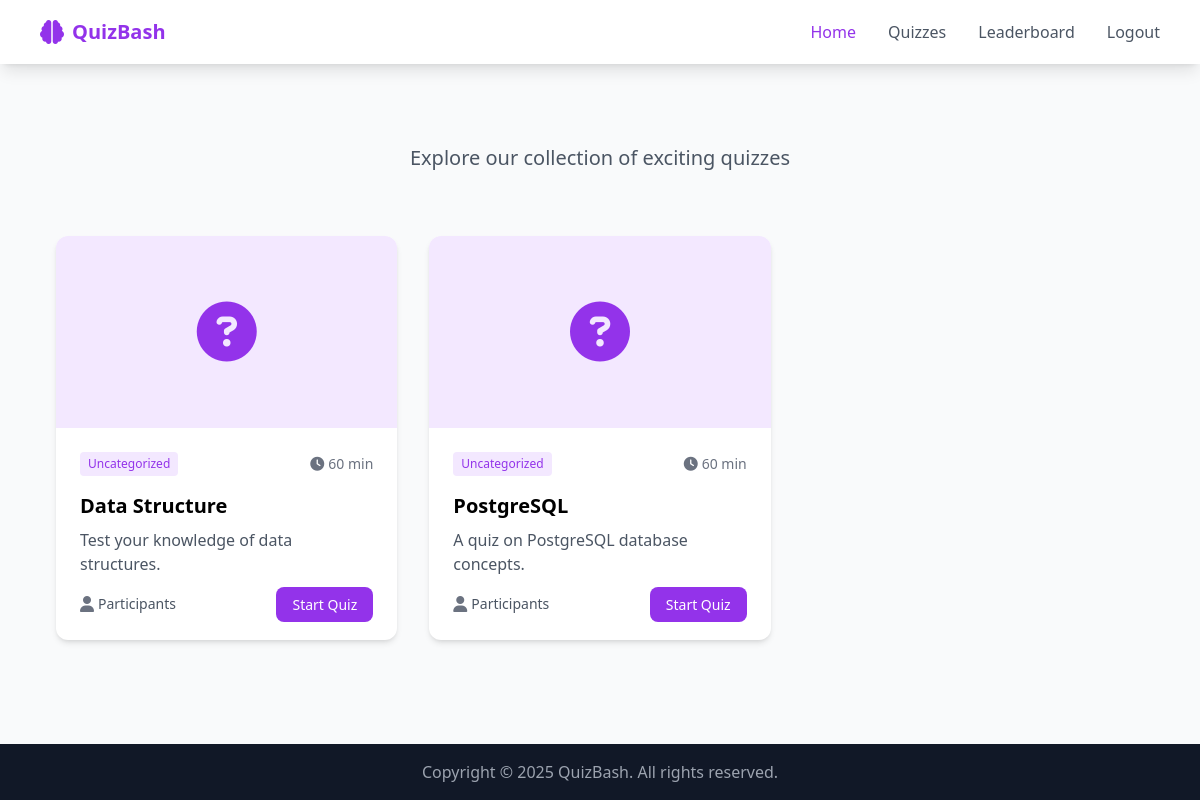
/quizzes/ (signed in), run on the app's committed database.
### quiz/models.py (models this page shows, shortened)
class Quiz(models.Model):
    title = models.CharField(max_length=255)
    description = models.TextField(blank=True)
    time_limit = models.IntegerField(help_text="Time limit in seconds")
    category = models.ForeignKey(
        Category, on_delete=models.SET_NULL, null=True, blank=True
    )

### quiz/views.py (the view)
# urls.py: path("quizzes/", views.quiz_list, name="quiz_list"),
@login_required
def quiz_list(request):
    quizzes = Quiz.objects.filter(assignedquiz__user=request.user)
    return render(
        request,
        "quiz/quiz_list.html",
        {
            "quizzes": quizzes,
        },
    )

### quiz/templatetags/custom_filters.py (called while the page is built)
@register.filter
def div(value, arg):
    try:
        return int(value) // int(arg)
    except (ValueError, ZeroDivisionError):
        return None

### quiz/templates/quiz/quiz_list.html (shortened to what this page needs)
{% extends "quiz/base.html" %}
{% load custom_filters %}
{% block content %}
<section class="py-20 bg-gray-50">
    <div class="max-w-6xl mx-auto px-4 sm:px-6 lg:px-8">
        <div class="text-center mb-16">
            <p class="text-xl text-gray-600">Explore our collection of exciting quizzes</p>
        </div>
        <div class="grid sm:grid-cols-2 lg:grid-cols-3 gap-8">
            {% if quizzes %}
                {% for quiz in quizzes %}
                    <div class="quiz-card bg-white rounded-xl shadow-md overflow-hidden transition duration-300 hover:-translate-y-1 hover:shadow-lg">
                        <div class="h-48 bg-purple-100 flex items-center justify-center">
                            <i class="fas fa-question-circle text-purple-600 text-6xl"></i>
                        </div>
                        <div class="p-6">
                            <div class="flex items-center justify-between mb-4">
                                <span class="bg-purple-100 text-purple-600 text-xs px-2 py-1 rounded">{{ quiz.category.name|default:"Uncategorized" }}</span>
                                <div class="flex items-center text-gray-500 text-sm">
                                    <i class="fas fa-clock mr-1"></i>
                                    <span>{{ quiz.time_limit|div:60 }} min</span>
                                </div>
                            </div>
                            <h3 class="font-bold text-xl mb-2">{{ quiz.title }}</h3>
                            <p class="text-gray-600 mb-4">{{ quiz.description|truncatewords:20 }}</p>
                            <div class="flex justify-between items-center">
                                <div class="flex items-center">
                                    <i class="fas fa-user text-gray-500 mr-1"></i>
                                    <span class="text-sm text-gray-600">Participants</span>
                                </div>
                                <div>
                                    <a href="{% url 'take_quiz' quiz.id %}" class="px-4 py-2 bg-purple-600 text-white rounded-lg hover:bg-purple-700 transition text-sm font-medium">
                                        Start Quiz
                                    </a>
                                </div>
                            </div>
                        </div>
                    </div>
                {% endfor %}
            {% else %}
                <div class="col-span-full text-center text-gray-600">
                    <p class="text-xl">No quizzes available at the moment.</p>
                </div>
            {% endif %}
        </div>
    </div>
</section>
{% endblock %}

### data on the page
Quiz: category.name "Uncategorized", time_limit|div "60", title "Data Structure", description "Test your knowledge of data structures."
Quiz: category.name "Uncategorized", time_limit|div "60", title "PostgreSQL", description "A quiz on PostgreSQL database concepts."
